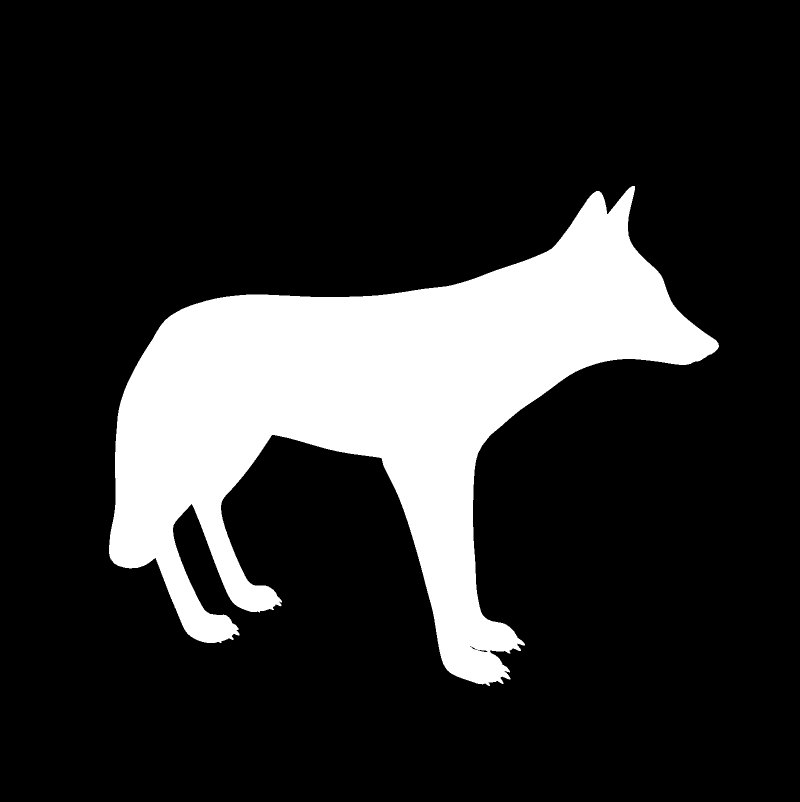
#> input picture res1.png, 1600 x 1604 px (shown at 1/2 size)
$ python get_mask.py
#> lines starting #> are read from the running program, lines starting #| are printed output that depends on the picture; after the words box and inside, x2 and y2 are one past the last pixel; in counts of white or black regions, pixels touching at a corner belong together
import cv2


# [5 lines of commented-out code are left out]

image0 = cv2.imread('res1.png', cv2.IMREAD_UNCHANGED)
#> image0: shape (1604, 1600); 17.7% white; 1 white region, box (x1, y1, x2, y2) and area: (218, 372, 1438, 1372) 454517
image0 = cv2.resize(image0, (800, 800), dst=None, fx=None, fy=None, interpolation=cv2.INTER_LINEAR)
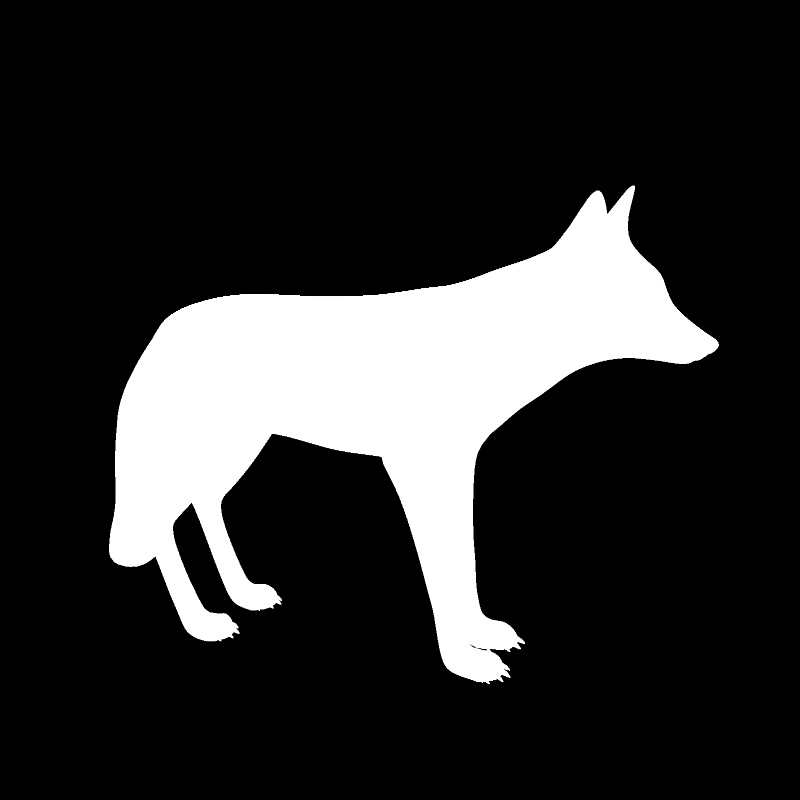
#> image0: shape (800, 800); min 0, max 255, mean 45.2
breakpoint()
cv2.imwrite('res1_.png', image0)
